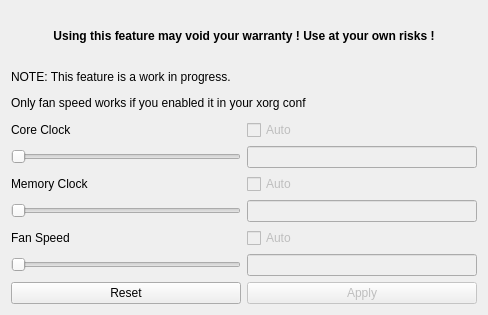
<?xml version="1.0" encoding="UTF-8"?>
<ui version="4.0">
 <class>GPUTweakWindow</class>
 <widget class="QWidget" name="GPUTweakWindow">
  <property name="geometry">
   <rect>
    <x>0</x>
    <y>0</y>
    <width>488</width>
    <height>315</height>
   </rect>
  </property>
  <property name="windowTitle">
   <string>GPU Tweak</string>
  </property>
  <layout class="QGridLayout" name="gridLayout">
   <item row="2" column="0">
    <widget class="QLabel" name="coreClockLabel">
     <property name="text">
      <string>Core Clock</string>
     </property>
    </widget>
   </item>
   <item row="3" column="1">
    <widget class="QLineEdit" name="coreClockInput">
     <property name="enabled">
      <bool>false</bool>
     </property>
    </widget>
   </item>
   <item row="3" column="0">
    <widget class="QSlider" name="coreClockSlider">
     <property name="enabled">
      <bool>false</bool>
     </property>
     <property name="maximum">
      <number>100</number>
     </property>
     <property name="orientation">
      <enum>Qt::Horizontal</enum>
     </property>
    </widget>
   </item>
   <item row="5" column="0">
    <widget class="QSlider" name="memoryClockSlider">
     <property name="enabled">
      <bool>false</bool>
     </property>
     <property name="maximum">
      <number>100</number>
     </property>
     <property name="orientation">
      <enum>Qt::Horizontal</enum>
     </property>
    </widget>
   </item>
   <item row="2" column="1">
    <widget class="QCheckBox" name="coreClockAutoCheckbox">
     <property name="enabled">
      <bool>false</bool>
     </property>
     <property name="text">
      <string>Auto</string>
     </property>
    </widget>
   </item>
   <item row="5" column="1">
    <widget class="QLineEdit" name="memoryClockInput">
     <property name="enabled">
      <bool>false</bool>
     </property>
    </widget>
   </item>
   <item row="4" column="0">
    <widget class="QLabel" name="memoryClockLabel">
     <property name="text">
      <string>Memory Clock</string>
     </property>
    </widget>
   </item>
   <item row="7" column="0">
    <widget class="QSlider" name="fanSpeedSlider">
     <property name="enabled">
      <bool>false</bool>
     </property>
     <property name="maximum">
      <number>100</number>
     </property>
     <property name="orientation">
      <enum>Qt::Horizontal</enum>
     </property>
    </widget>
   </item>
   <item row="6" column="1">
    <widget class="QCheckBox" name="fanSpeedAutoCheckbox">
     <property name="enabled">
      <bool>false</bool>
     </property>
     <property name="text">
      <string>Auto</string>
     </property>
    </widget>
   </item>
   <item row="6" column="0">
    <widget class="QLabel" name="fanSpeedLabel">
     <property name="text">
      <string>Fan Speed</string>
     </property>
    </widget>
   </item>
   <item row="7" column="1">
    <widget class="QLineEdit" name="fanSpeedInput">
     <property name="enabled">
      <bool>false</bool>
     </property>
    </widget>
   </item>
   <item row="4" column="1">
    <widget class="QCheckBox" name="memoryClockAutoCheckbox">
     <property name="enabled">
      <bool>false</bool>
     </property>
     <property name="text">
      <string>Auto</string>
     </property>
    </widget>
   </item>
   <item row="8" column="0">
    <widget class="QPushButton" name="resetBtn">
     <property name="text">
      <string>Reset</string>
     </property>
    </widget>
   </item>
   <item row="8" column="1">
    <widget class="QPushButton" name="applyBtn">
     <property name="enabled">
      <bool>false</bool>
     </property>
     <property name="text">
      <string>Apply</string>
     </property>
    </widget>
   </item>
   <item row="0" column="0" colspan="2">
    <widget class="QLabel" name="ownRisksNoticeLabel">
     <property name="font">
      <font>
       <weight>75</weight>
       <bold>true</bold>
      </font>
     </property>
     <property name="text">
      <string>Using this feature may void your warranty ! Use at your own risks !</string>
     </property>
     <property name="textFormat">
      <enum>Qt::PlainText</enum>
     </property>
     <property name="alignment">
      <set>Qt::AlignCenter</set>
     </property>
    </widget>
   </item>
   <item row="1" column="0" colspan="2">
    <widget class="QLabel" name="workInProgressLabel">
     <property name="text">
      <string>&lt;html&gt;&lt;head/&gt;&lt;body&gt;&lt;p&gt;NOTE: This feature is a work in progress.&lt;/p&gt;&lt;p&gt;Only fan speed works if you enabled it in your xorg conf&lt;/p&gt;&lt;/body&gt;&lt;/html&gt;</string>
     </property>
    </widget>
   </item>
  </layout>
 </widget>
 <resources/>
 <connections/>
</ui>
